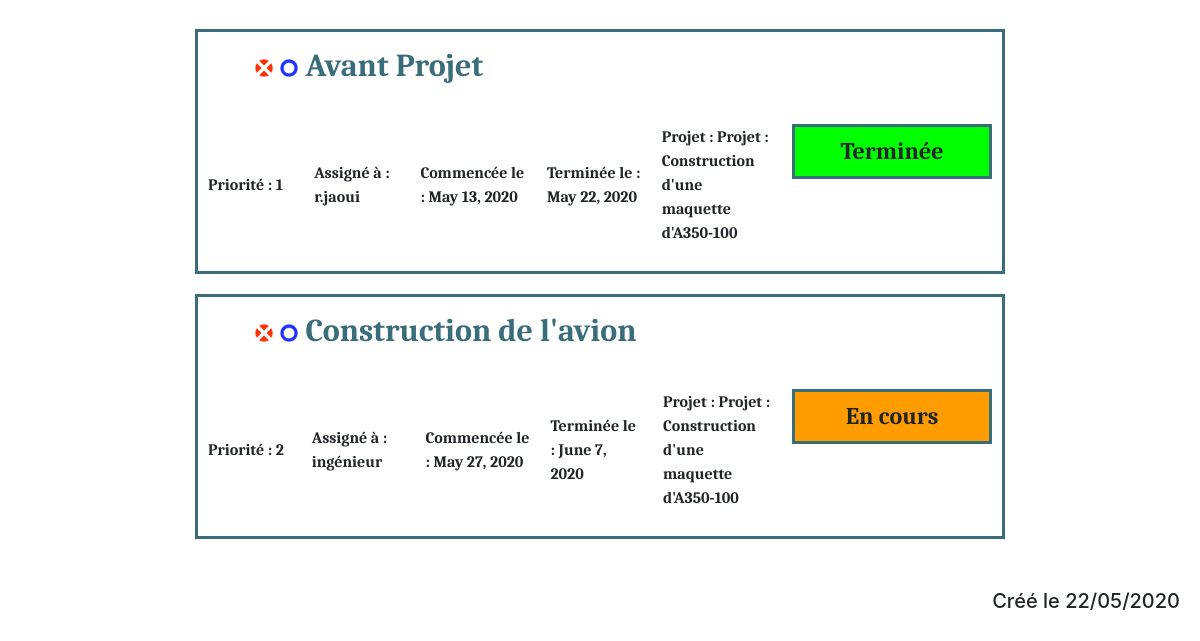
/manager/tasks/ (signed in, lower part), run on an earlier commit of the app's database.
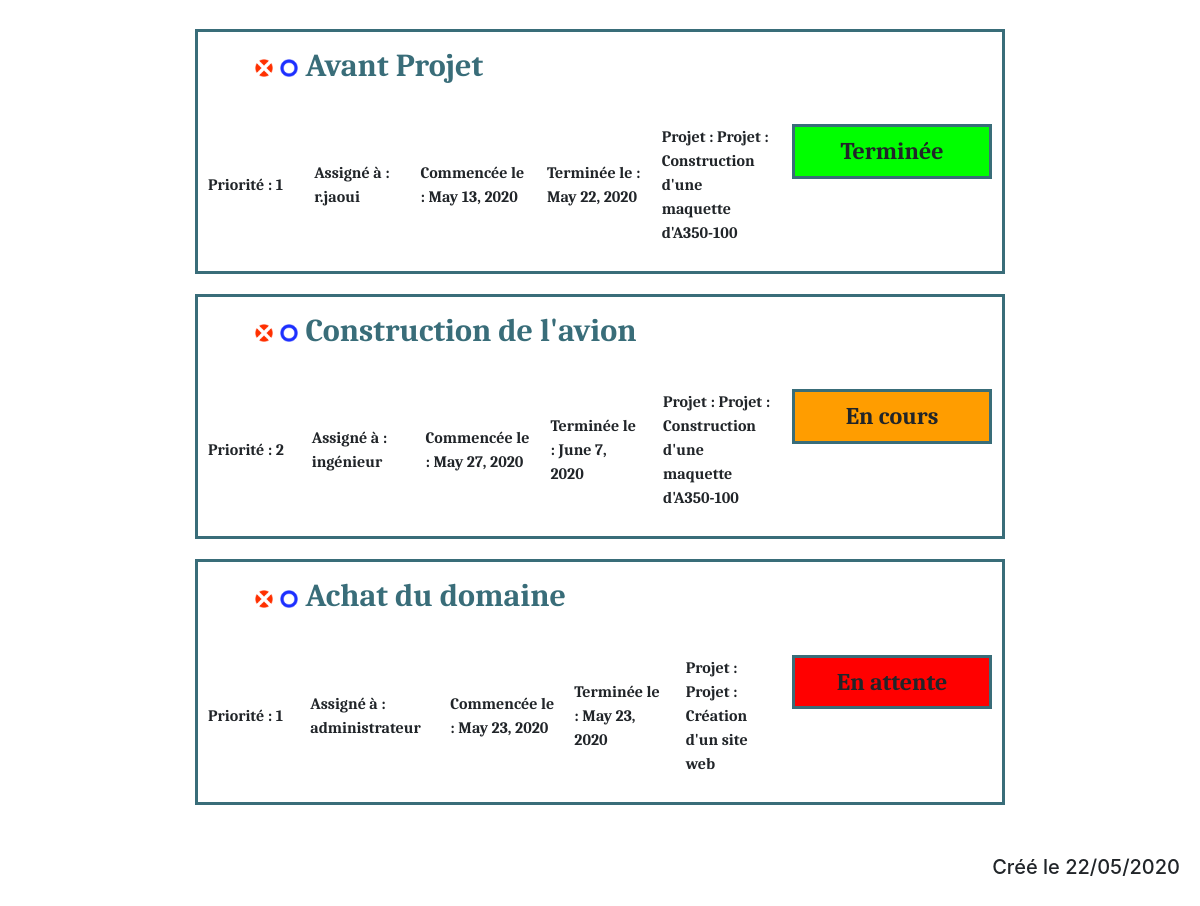
And on a later commit of the database.
### taskmanager/models.py (models this page shows, shortened)
class Tache(models.Model):
    titre = models.CharField(max_length=100)
    description = models.TextField()
    start = models.DateField(default=timezone.now)
    end = models.DateField(default=timezone.now)
    priority = models.IntegerField(default=1)
    assigned = models.ForeignKey(User, on_delete=models.CASCADE)
    status = models.ForeignKey('Statut', on_delete=models.CASCADE)
    projet = models.ForeignKey('Projet', on_delete=models.CASCADE)
    class Meta:
        verbose_name = "tache"

class Statut(models.Model):
    nom = models.CharField(max_length=50)
    couleur = models.CharField(max_length=50)
    class Meta:
        verbose_name = "statut"
    def __str__(self):
        return self.nom

class Projet(models.Model):
    nom = models.CharField(max_length=100)
    class Meta:
        verbose_name = "projet"

### taskmanager/views.py (the view)
# urls.py: path('tasks/', taches, name = "Taches"),
def taches(request):
    connected = request.user.is_authenticated
    name = ""
    username = ""
    if connected:
        name = request.user.first_name + " " + request.user.last_name
        username = request.user.username
        if request.user.has_perm('taskmanager.view_tache'):
            modify_tache = request.user.has_perm('taskmanager.change_tache')
            delete_tache = request.user.has_perm('taskmanager.delete_tache')
            form = FilterTacheForm(request.POST or None, initial={'comm_select':'avant', 'term_select':'avant', 'sort_order':'croiss'})
            if form.is_valid():
                taches = Tache.objects.all()
                if form.cleaned_data['assigned'] is not None:
                    taches = taches.filter(assigned=form.cleaned_data['assigned'])
                if form.cleaned_data['status'] is not None:
                    taches = taches.filter(status=form.cleaned_data['status'])
                if form.cleaned_data['comm_date'] is not None:
                    if form.cleaned_data['comm_select'] == "avant":
                        taches = taches.filter(start__lte=form.cleaned_data['comm_date'])
                    else:
                        taches = taches.filter(start__gte=form.cleaned_data['comm_date'])
                if form.cleaned_data['term_date'] is not None:
                    if form.cleaned_data['term_select'] == "avant":
                        taches = taches.filter(end__lte=form.cleaned_data['term_date'])
                    else:
                        taches = taches.filter(end__gte=form.cleaned_data['term_date'])
                if form.cleaned_data['sort_by'] != "":
                    if form.cleaned_data['sort_order'] == "decroiss":
                        taches = taches.order_by("-{}".format(form.cleaned_data['sort_by']))
                    else:
                        taches = taches.order_by("{}".format(form.cleaned_data['sort_by']))
            else:
                taches = Tache.objects.all()
            return render(request, "taskmanager/taches.html", locals())
        else:
            return redirect(denied)
    else:
        return redirect(connect)

### templates/taskmanager/taches.html (shortened to what this page needs)
{% extends "base.html" %}
{% load static %}
{% block css %}<link rel="stylesheet" href="{% static 'css/taskmanager/taches.css' %} ">{% endblock %}
{% block contenu %}
    <ul id="content">
        {% for tache in taches %}
            <li>
                <a href="{% url "Tache" tache.id %}">
                    <table>
                        <tr>
                           <td colspan="5" >
                               <h2>
                                    {% if delete_tache %}
                                        <a href="{% url "Suppression Tache" tache.id %}"><img src="{% static "images/del.png" %}" alt="del" width = "18px"/></a>
                                    {% endif %}
                                    {% if modify_tache %}
                                        <a href="{% url "Modification Tache" tache.id %}"><img src="{% static "images/mod.png" %}" alt="mod" width = "18px"/></a>
                                    {% endif %}
                                   {{ tache.titre }}
                               </h2>
                           </td>
                           <td rowspan="2" >
                               <div class="stat">
                                    <h4 class="size-stat" style="background-color:{{ tache.status.couleur }};" >{{ tache.status.nom }}</h4>
                               </div>
                           </td>
                        </tr>
                        <tr>
                           <td class="mini">
                                <p>Priorité : {{ tache.priority }}</p>
                           </td>
                           <td class="mini">
                                <p>Assigné à : {{ tache.assigned }}</p>
                           </td>
                           <td class="mini">
                                <p>Commencée le : {{ tache.start }}</p>
                           </td>
                           <td class="mini">
                                <p>Terminée le : {{ tache.end }}</p>
                           </td>
                           <td class="mini">
                                <p>Projet : {{ tache.projet.nom }}</p>
                           </td>
                        </tr>
                    </table>
                </a>
            </li>
        {% endfor %}
    </ul>
{% endblock %}

What changed in the data, as far as the page shows it:
added Tache: titre "Achat du domaine", status.nom "En attente", priority "1", assigned "administrateur", start "May 23, 2020", end "May 23, 2020", projet.nom "Projet : Création d'un site web"
